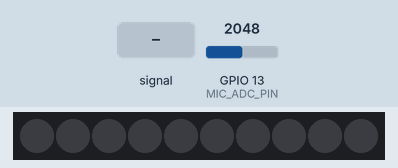
A program run on a simulated ESP32-S3. Shown: 10 RGB LEDs in strip order, left to right. The test bench sets the inputs (shaded band); at power-on: GPIO 13 (MIC_ADC_PIN) = 2048 (analog values on the 0–4095 scale). Dim RGB values are drawn brighter than linear; what the program prints to the serial monitor is not drawn.

Above: at 1.7 s.
1.8 s: GPIO 13 (MIC_ADC_PIN) fed a 200 Hz sine of ±327 counts around its level
At 2.6 s:
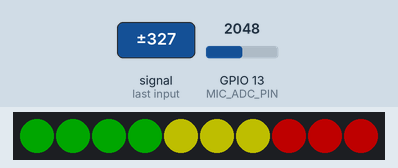
4.8 s: GPIO 13 (MIC_ADC_PIN) set to 2866
At 5.8 s:
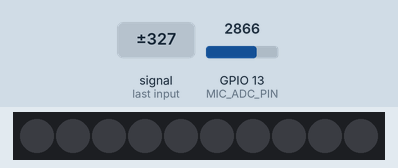
6.3 s: GPIO 13 (MIC_ADC_PIN) fed a 2 Hz sine of ±1228 counts around its level
At 7.98 s:
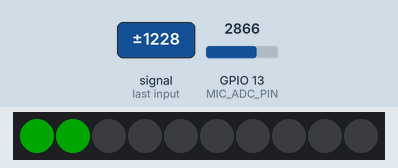
8.0 s: GPIO 13 (MIC_ADC_PIN) set to 3603
At 9.6 s:
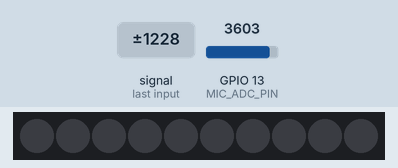
Timing chart, 0 to 10.6 s (numbered marks = the images above; inputs shaded):
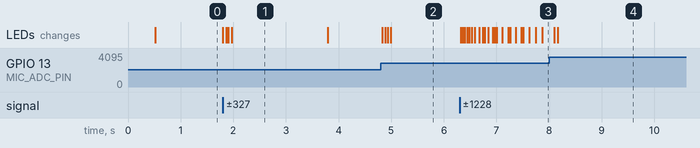

Measured:
- after the input at 1.8 s, the LEDs: first change at once (image 1 shows a later state)
- after the input at 4.8 s, the LEDs: first change at once (image 2 shows a later state)
- after the input at 6.3 s, the LEDs: first change at once (image 3 shows a later state)
- what the display in image 1 shows lasts 1.8 s, from 2.0 s to 3.8 s

The program:

main.cpp
```cpp
#include <Arduino.h>
#include <FastLED.h>
#include "AppConfig.h"
#include "SoundLevelMeter.h"

CRGB leds[LED_COUNT];

SoundLevelMeter soundMeter;

void showVolumeBar(float level)
{
    const uint16_t litCount = min<uint16_t>(
        static_cast<uint16_t>(roundf(level * LED_COUNT)),
        LED_COUNT);

    for (uint16_t i = 0; i < LED_COUNT; ++i)
    {
        if (i >= litCount)
        {
            leds[i] = CRGB::Black;
        }
        else if ((i * 3) < LED_COUNT)
        {
            leds[i] = CRGB::Green;
        }
        else if ((i * 3) < (LED_COUNT * 2))
        {
            leds[i] = CRGB::Yellow;
        }
        else
        {
            leds[i] = CRGB::Red;
        }
    }

    FastLED.show();
}

void printDebug(uint16_t peakToPeak, float noiseFloor, float signalMax, float normalizedLevel)
{
    static uint32_t lastPrintMs = 0;
    const uint32_t nowMs = millis();

    if ((nowMs - lastPrintMs) < DEBUG_PRINT_MS)
    {
        return;
    }

    lastPrintMs = nowMs;

    const float signal = max(0.0f, static_cast<float>(peakToPeak) - noiseFloor - NOISE_GATE_ABOVE_FLOOR);

    Serial.print("peakToPeak=");    Serial.print(peakToPeak);
    Serial.print(" floor=");        Serial.print(noiseFloor, 1);
    Serial.print(" signal=");       Serial.print(signal, 1);
    Serial.print(" agcMax=");       Serial.print(signalMax, 1);
    Serial.print(" level=");        Serial.print(normalizedLevel, 3);

    const uint16_t litCount = min<uint16_t>(
        static_cast<uint16_t>(roundf(normalizedLevel * LED_COUNT)),
        LED_COUNT);

    Serial.print(" lit=");      Serial.print(litCount);
    Serial.print('/');          Serial.println(LED_COUNT);
}

void setup()
{
    Serial.begin(115200);
    delay(500);

    Serial.println();
    Serial.println("Sound Reactive WS2812 Meter starting...");

    soundMeter.begin();

    FastLED.addLeds<LED_CHIPSET, LED_DATA_PIN, LED_COLOR_ORDER>(leds, LED_COUNT);
    FastLED.setBrightness(LED_BRIGHTNESS);
    FastLED.clear(true);

    Serial.println("Ready.");
}

void loop()
{
    uint16_t peakToPeak = 0;
    float noiseFloor = 0.0f;
    float signalMax = 0.0f;

    const float normalizedLevel =
        soundMeter.readNormalizedLevel(peakToPeak, noiseFloor, signalMax);

    static uint32_t lastLedUpdateMs = 0;

    showVolumeBar(normalizedLevel);

    delay(1);
}
```

SoundLevelMeter.h
```cpp
#pragma once

#include "AppConfig.h"

class SoundLevelMeter
{
public:
    void begin();

    uint16_t readPeakToPeak();

    float readNormalizedLevel(uint16_t &peakToPeakOut, float &noiseFloorOut, float &signalMaxOut);

private:
    void updateNoiseFloor(float peakToPeak);
    void updateSignalMax(float signalAboveFloor);

    float _noiseFloor = AGC_INITIAL_NOISE_FLOOR;
    float _signalMax = AGC_INITIAL_SIGNAL_MAX;
    float _smoothedLevel = 0.0f;
};
```

SoundLevelMeter.cpp
```cpp
#include "SoundLevelMeter.h"

#include <Arduino.h>

void SoundLevelMeter::begin()
{
    analogReadResolution(ADC_BITS); // Set ADC resolution to 12 bits (0-4095) for better sensitivity.

    // 11 dB attenuation supports a wider input voltage range on ESP32 ADC pins.
    // The MAX4466 is powered from 3.3V, so its output is safe for the ESP32 ADC.
    analogSetPinAttenuation(MIC_ADC_PIN, ADC_11db);

    _noiseFloor = AGC_INITIAL_NOISE_FLOOR;
    _signalMax = AGC_INITIAL_SIGNAL_MAX;
    _smoothedLevel = 0.0f;
}

uint16_t SoundLevelMeter::readPeakToPeak()
{
    const uint32_t startMs = millis();
    uint16_t minSample = ADC_MAX_VALUE;
    uint16_t maxSample = 0;

    while ((millis() - startMs) < SAMPLE_WINDOW_MS)
    {
        const uint16_t sample = static_cast<uint16_t>(analogRead(MIC_ADC_PIN));
        if (sample < minSample)
            minSample = sample;
        if (sample > maxSample)
            maxSample = sample;
    }

    return maxSample - minSample;
}

/*
 * This method performs the following steps:
    * 1. Reads the peak-to-peak value from the microphone.
    * 2. Updates the noise floor estimate based on the new peak-to-peak value.
    * 3. Calculates the signal level above the noise floor and updates the signal max estimate
 * @param peakToPeakOut Reference to store the peak-to-peak value.
 * @param noiseFloorOut Reference to store the noise floor value.
 * @param signalMaxOut Reference to store the signal max value.
 * @return The normalized sound level.
 */
float SoundLevelMeter::readNormalizedLevel(uint16_t &peakToPeakOut, float &noiseFloorOut, float &signalMaxOut)
{
    const uint16_t peakToPeak = readPeakToPeak();
    peakToPeakOut = peakToPeak;

    updateNoiseFloor(static_cast<float>(peakToPeak));

    float signalAboveFloor = static_cast<float>(peakToPeak) - _noiseFloor - NOISE_GATE_ABOVE_FLOOR;
    if (signalAboveFloor < 0.0f)
    {
        signalAboveFloor = 0.0f;
    }

    updateSignalMax(signalAboveFloor);

    float rawLevel = signalAboveFloor / _signalMax;
    rawLevel = constrain(rawLevel, 0.0f, 1.0f);

    _smoothedLevel = _smoothedLevel + ((rawLevel - _smoothedLevel) * VOLUME_SMOOTHING);

    noiseFloorOut = _noiseFloor;
    signalMaxOut = _signalMax;
    return constrain(_smoothedLevel, 0.0f, 1.0f);
}

/*
 * Updates the noise floor estimate based on the new peak-to-peak value.
 * @param peakToPeak The new peak-to-peak value.
 */
void SoundLevelMeter::updateNoiseFloor(float peakToPeak)
{
    if (peakToPeak < _noiseFloor)
    {
        // The room appears quieter. Let the floor move down fairly quickly.
        _noiseFloor = _noiseFloor + ((peakToPeak - _noiseFloor) * NOISE_FLOOR_DECAY_WHEN_QUIETER);
    }
    else
    {
        // The room appears louder. Move the floor up very slowly so speech/music
        // does not immediately become the new baseline.
        _noiseFloor = _noiseFloor + ((peakToPeak - _noiseFloor) * NOISE_FLOOR_RISE_WHEN_LOUDER);
    }

    if (_noiseFloor < 0.0f)
    {
        _noiseFloor = 0.0f;
    }
}

/*
 * Updates the signal max estimate based on the new signal level.
 * This is part of the AGC algorithm to adapt to changing sound levels.
 * @param signalAboveFloor The new signal level above the noise floor.
 */
void SoundLevelMeter::updateSignalMax(float signalAboveFloor)
{
    if (signalAboveFloor > _signalMax)
    {
        _signalMax = _signalMax + ((signalAboveFloor - _signalMax) * AGC_ATTACK);
    }
    else
    {
        _signalMax = _signalMax + ((signalAboveFloor - _signalMax) * AGC_RELEASE);
    }

    if (_signalMax < AGC_MIN_SIGNAL_MAX)
    {
        _signalMax = AGC_MIN_SIGNAL_MAX;
    }
}
```

AppConfig.h
```cpp
#pragma once

#include <Arduino.h>

// -------------------------
// Hardware configuration
// -------------------------
// Change these pins to match your board/wiring.
// Avoid ESP32-S3 strapping pins and pins already used by USB/JTAG/PSRAM/flash on your board.
static constexpr uint8_t LED_DATA_PIN = 5;
static constexpr uint8_t MIC_ADC_PIN  = 13;     // ADC-capable pin connected to MAX4466 OUT

static constexpr uint16_t LED_COUNT = 10;
static constexpr uint8_t LED_BRIGHTNESS = 80;

// WS2812 / NeoPixel strips are normally GRB.
#define LED_CHIPSET WS2812B
#define LED_COLOR_ORDER GRB

// -------------------------
// Audio sampling
// -------------------------
// Audio sample window. 20 ms is responsive but still catches enough waveform peaks.
static constexpr uint16_t SAMPLE_WINDOW_MS = 20;

// ADC configuration. ESP32 ADC readings are 0..4095 at 12-bit resolution.
static constexpr uint8_t ADC_BITS = 12;
static constexpr uint16_t ADC_MAX_VALUE = (1 << ADC_BITS) - 1;

// -------------------------
// Automatic gain control / adaptation
// -------------------------
// The firmware estimates two moving values:
//   noise floor: typical quiet-room peak-to-peak value
//   signal max:  a moving loud reference above the noise floor
// The LED bar displays (current - noiseFloor) / signalMax.

// Initial estimates. These do not have to be exact; they are learned while running.
static constexpr float AGC_INITIAL_NOISE_FLOOR = 25.0f;
static constexpr float AGC_INITIAL_SIGNAL_MAX  = 300.0f;

// Minimum signal span above the noise floor. Prevents tiny quiet-room changes from
// expanding to full scale and making the display twitchy.
static constexpr float AGC_MIN_SIGNAL_MAX = 120.0f;

// Noise floor learning. It adapts quickly when the room gets quieter, but very slowly
// when the room gets louder so music/speech is not mistaken for the new silence level.
static constexpr float NOISE_FLOOR_DECAY_WHEN_QUIETER = 0.02f;
static constexpr float NOISE_FLOOR_RISE_WHEN_LOUDER   = 0.0008f;

// Signal max learning. It rises quickly for louder sounds, then falls slowly so the
// display remains useful as the room gets quieter.
static constexpr float AGC_ATTACK = 0.25f;
static constexpr float AGC_RELEASE = 0.004f;

// Noise gate: how far above the learned noise floor a sound must be before it lights LEDs.
static constexpr float NOISE_GATE_ABOVE_FLOOR = 8.0f;

// Smoothing prevents LED flicker. Larger = more responsive, smaller = smoother/slower.
static constexpr float VOLUME_SMOOTHING = 0.30f;

// Serial debug output interval.
static constexpr uint16_t DEBUG_PRINT_MS = 250;
```
